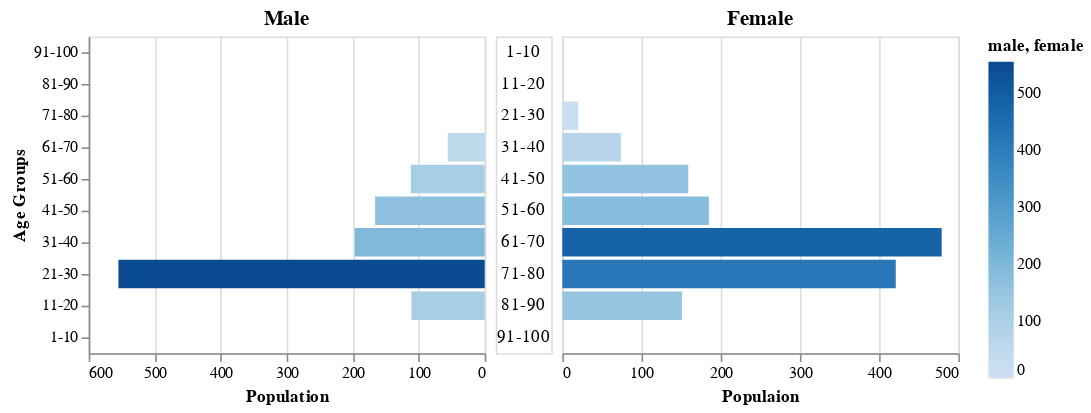

The code cell stored with this chart in its notebook:
### Code cell
import altair as alt

genre_nums = {1:'classical', 2:'electronic', 3:'pop', 4:'rock'}
slider = alt.binding_range(min=1, max=4, step=1) # can not add strings so using numbers to represent the genres
select_genre = alt.selection_single(name='slider_on', fields=['genre'],
                                   bind=slider, init={'genre': genre_nums[1]})

base = alt.Chart(new_df).add_selection(
    select_genre
).transform_filter(
    select_genre
).properties(
    width=250
)


chart_m = base.mark_bar().encode(
    x=alt.X('male:Q',
            title='Population',
            sort='descending'),
    y=alt.Y('age_range:N', axis=alt.Axis(title='Age Groups'), sort='descending'),
    color=alt.Color('male')
).properties(title='Male')

yscale = base.encode(
    y=alt.Y('age_range:N', axis=None),
    text=alt.Text('age_range:O'),
).mark_text().properties(width=35)

chart_f = base.mark_bar().encode(
    x=alt.X('female:Q',
            title='Populaion',
            sort='ascending'),
    y=alt.Y('age_range:N', axis=None, sort='descending'),
    color=alt.Color('female')
).properties(title='Female')

alt.concat(chart_m, yscale, chart_f, spacing = 5)

### Figure 1 — Vega-Lite specification as saved in the notebook (floating-point values rounded to 4 significant figures)
{"config": {"view": {"continuousWidth": 400, "continuousHeight": 300}}, "concat": [{"mark": "bar", "encoding": {"color": {"type": "quantitative", "field": "male"}, "x": {"type": "quantitative", "field": "male", "sort": "descending", "title": "Population"}, "y": {"type": "nominal", "axis": {"title": "Age Groups"}, "field": "age_range", "sort": "descending"}}, "selection": {"slider_on": {"type": "single", "fields": ["genre"], "bind": {"input": "range", "max": 4, "min": 1, "step": 1}, "init": {"genre": "classical"}}}, "title": "Male", "transform": [{"filter": {"selection": "slider_on"}}], "width": 250}, {"mark": "text", "encoding": {"text": {"type": "ordinal", "field": "age_range"}, "y": {"type": "nominal", "axis": null, "field": "age_range"}}, "selection": {"slider_on": {"type": "single", "fields": ["genre"], "bind": {"input": "range", "max": 4, "min": 1, "step": 1}, "init": {"genre": "classical"}}}, "transform": [{"filter": {"selection": "slider_on"}}], "width": 35}, {"mark": "bar", "encoding": {"color": {"type": "quantitative", "field": "female"}, "x": {"type": "quantitative", "field": "female", "sort": "ascending", "title": "Populaion"}, "y": {"type": "nominal", "axis": null, "field": "age_range", "sort": "descending"}}, "selection": {"slider_on": {"type": "single", "fields": ["genre"], "bind": {"input": "range", "max": 4, "min": 1, "step": 1}, "init": {"genre": "classical"}}}, "title": "Female", "transform": [{"filter": {"selection": "slider_on"}}], "width": 250}], "data": {"name": "data-f0f18190a7aedcd829d7c80c65970eb7"}, "spacing": 5, "$schema": "https://vega.github.io/schema/vega-lite/v4.8.1.json", "datasets": {"data-f0f18190a7aedcd829d7c80c65970eb7": [{"genre": "classical", "age_range": "1-10", "male": 0, "female": 0}, {"genre": "rock", "age_range": "1-10", "male": 0, "female": 1}, {"genre": "electronic", "age_range": "1-10", "male": 1, "female": 0}, {"genre": "pop", "age_range": "1-10", "male": 1, "female": 0}, {"genre": "classical", "age_range": "11-20", "male": 111, "female": 151}, {"genre": "rock", "age_range": "11-20", "male": 142, "female": 162}, {"genre": "electronic", "age_range": "11-20", "male": 117, "female": 157}, {"genre": "pop", "age_range": "11-20", "male": 158, "female": 131}, {"genre": "classical", "age_range": "21-30", "male": 555, "female": 421}, {"genre": "rock", "age_range": "21-30", "male": 504, "female": 445}, {"genre": "electronic", "age_range": "21-30", "male": 488, "female": 438}, {"genre": "pop", "age_range": "21-30", "male": 547, "female": 336}, {"genre": "classical", "age_range": "31-40", "male": 197, "female": 479}, {"genre": "rock", "age_range": "31-40", "male": 104, "female": 267}, {"genre": "electronic", "age_range": "31-40", "male": 62, "female": 251}, {"genre": "pop", "age_range": "31-40", "male": 157, "female": 203}, {"genre": "classical", "age_range": "41-50", "male": 166, "female": 185}, {"genre": "rock", "age_range": "41-50", "male": 102, "female": 109}, {"genre": "electronic", "age_range": "41-50", "male": 47, "female": 152}, {"genre": "pop", "age_range": "41-50", "male": 85, "female": 105}, {"genre": "classical", "age_range": "51-60", "male": 112, "female": 159}, {"genre": "rock", "age_range": "51-60", "male": 54, "female": 79}, {"genre": "electronic", "age_range": "51-60", "male": 11, "female": 79}, {"genre": "pop", "age_range": "51-60", "male": 28, "female": 56}, {"genre": "classical", "age_range": "61-70", "male": 56, "female": 74}, {"genre": "rock", "age_range": "61-70", "male": 4, "female": 40}, {"genre": "electronic", "age_range": "61-70", "male": 1, "female": 22}, {"genre": "pop", "age_range": "61-70", "male": 25, "female": 13}, {"genre": "classical", "age_range": "71-80", "male": 0, "female": 20}, {"genre": "rock", "age_range": "71-80", "male": 0, "female": 25}, {"genre": "electronic", "age_range": "71-80", "male": 0, "female": 0}, {"genre": "pop", "age_range": "71-80", "male": 0, "female": 0}, {"genre": "classical", "age_range": "81-90", "male": 0, "female": 2}, {"genre": "rock", "age_range": "81-90", "male": 0, "female": 0}, {"genre": "electronic", "age_range": "81-90", "male": 0, "female": 0}, {"genre": "pop", "age_range": "81-90", "male": 0, "female": 0}, {"genre": "classical", "age_range": "91-100", "male": 0, "female": 0}, {"genre": "rock", "age_range": "91-100", "male": 0, "female": 0}, {"genre": "electronic", "age_range": "91-100", "male": 0, "female": 0}, {"genre": "pop", "age_range": "91-100", "male": 0, "female": 10}]}}
